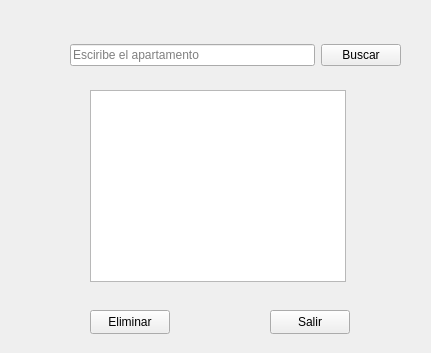
<?xml version="1.0" encoding="UTF-8"?>
<ui version="4.0">
 <class>BuscarAparta</class>
 <widget class="QWidget" name="BuscarAparta">
  <property name="geometry">
   <rect>
    <x>0</x>
    <y>0</y>
    <width>431</width>
    <height>353</height>
   </rect>
  </property>
  <property name="windowTitle">
   <string>Form</string>
  </property>
  <widget class="QTextBrowser" name="textBrowser">
   <property name="geometry">
    <rect>
     <x>90</x>
     <y>90</y>
     <width>256</width>
     <height>192</height>
    </rect>
   </property>
  </widget>
  <widget class="QPushButton" name="pushButton_2">
   <property name="geometry">
    <rect>
     <x>90</x>
     <y>310</y>
     <width>80</width>
     <height>24</height>
    </rect>
   </property>
   <property name="text">
    <string>Eliminar</string>
   </property>
  </widget>
  <widget class="QPushButton" name="pushButton_3">
   <property name="geometry">
    <rect>
     <x>270</x>
     <y>310</y>
     <width>80</width>
     <height>24</height>
    </rect>
   </property>
   <property name="text">
    <string>Salir</string>
   </property>
  </widget>
  <widget class="QWidget" name="">
   <property name="geometry">
    <rect>
     <x>70</x>
     <y>40</y>
     <width>331</width>
     <height>31</height>
    </rect>
   </property>
   <layout class="QHBoxLayout" name="horizontalLayout">
    <item>
     <widget class="QLineEdit" name="lineEdit">
      <property name="placeholderText">
       <string>Esciribe el apartamento</string>
      </property>
     </widget>
    </item>
    <item>
     <widget class="QPushButton" name="pushButton">
      <property name="text">
       <string>Buscar</string>
      </property>
     </widget>
    </item>
   </layout>
  </widget>
 </widget>
 <resources/>
 <connections/>
</ui>
